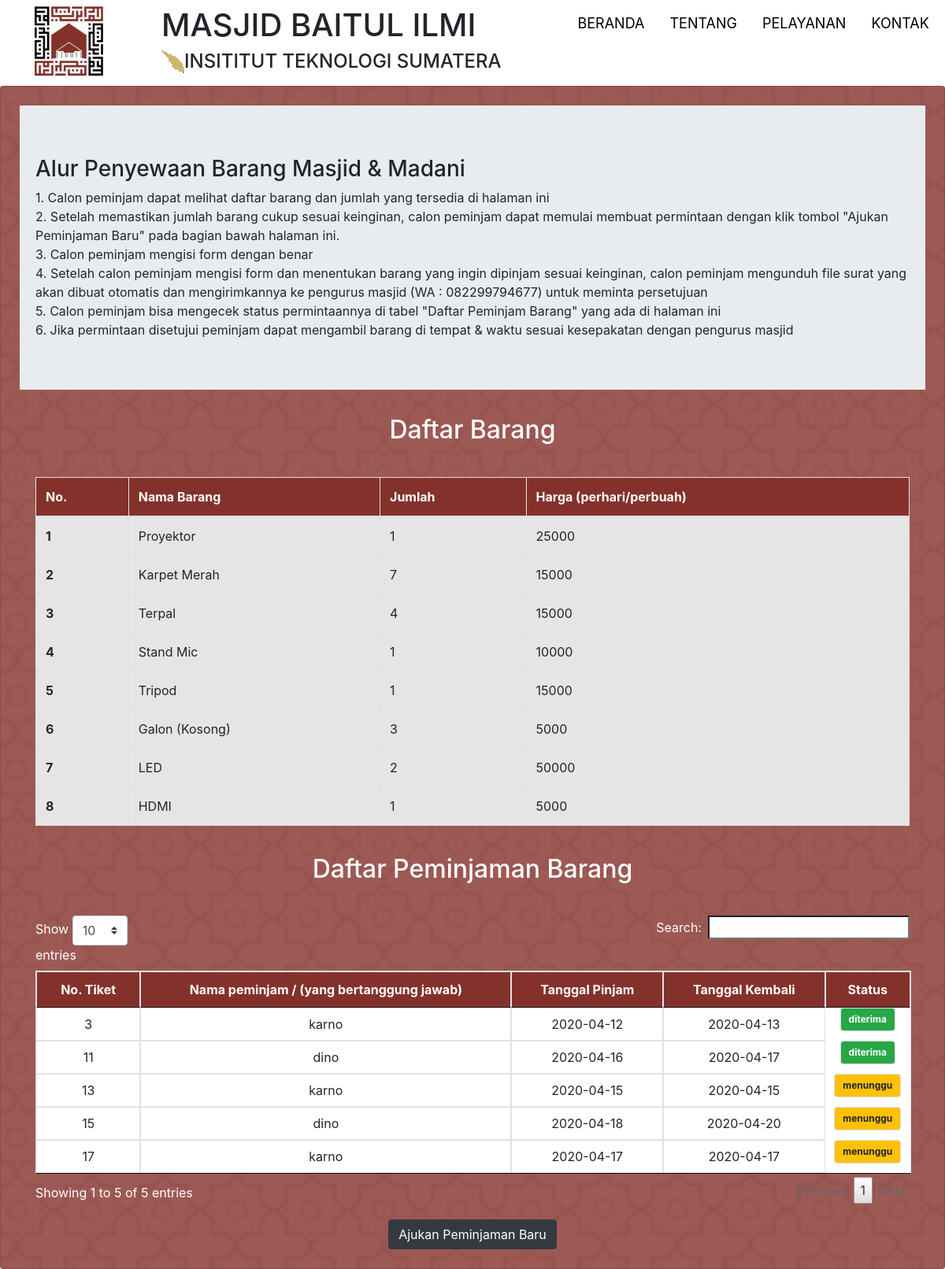
The app's page /index.php/peminjaman_barang_user, older data.
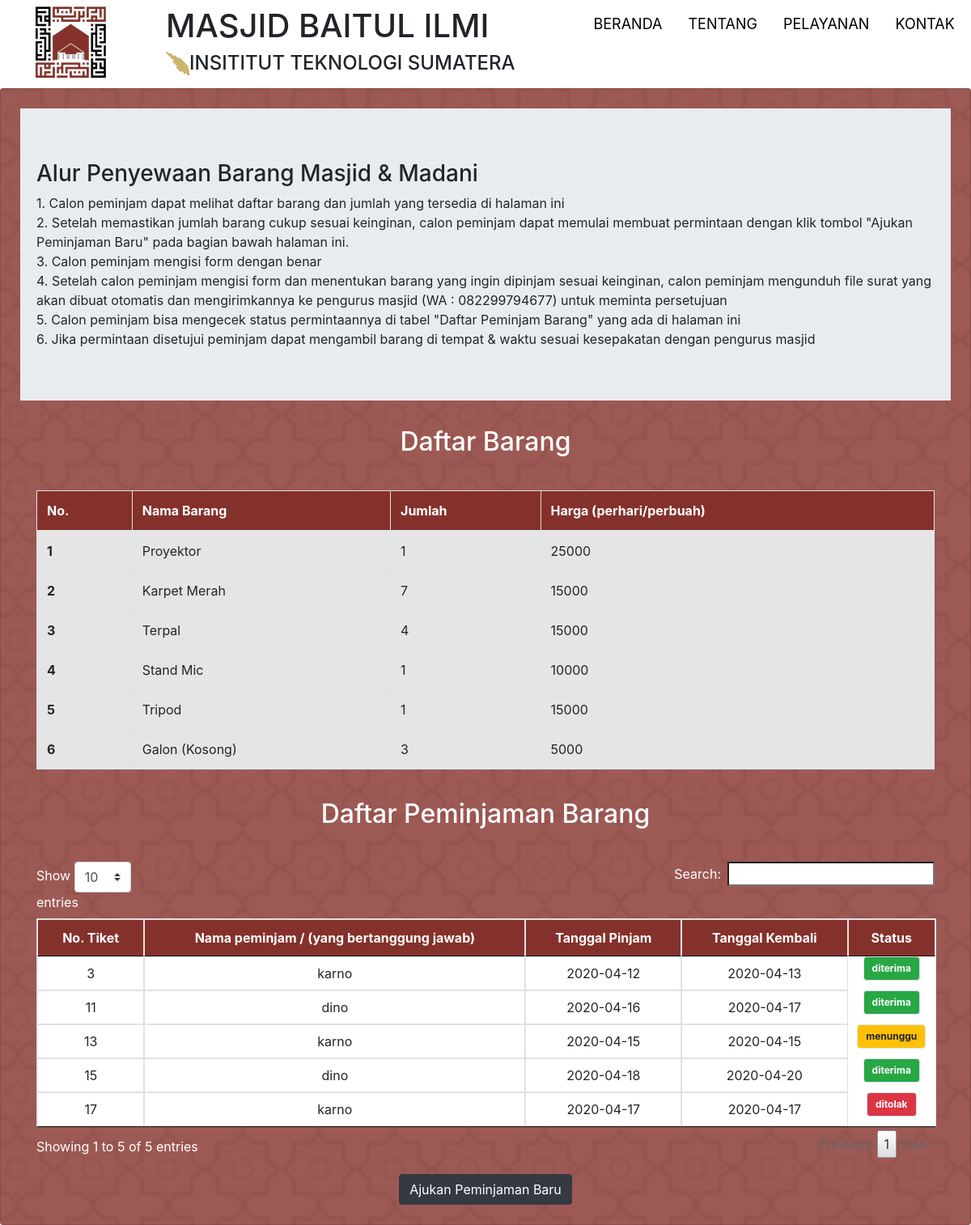
The same page, newer data.
### tables this page shows
CREATE TABLE `inventory` (
  `id_inventory` int(11) NOT NULL,
  `nama_inventory` varchar(50) NOT NULL,
  `jumlah_inventory` int(10) NOT NULL,
  `harga_inventory` int(10) NOT NULL
);

CREATE TABLE `peminjaman` (
  `id_peminjaman` int(11) NOT NULL,
  `judul_kegiatan` varchar(100) NOT NULL,
  `penyelenggara_kegiatan` varchar(100) NOT NULL,
  `penanggung_jawab` varchar(100) NOT NULL,
  `noHp` varchar(15) NOT NULL,
  `jaminan` varchar(50) NOT NULL,
  `lokasi` varchar(50) NOT NULL,
  `tanggal_peminjaman` date NOT NULL,
  `tanggal_pengembalian` date NOT NULL,
  `denda_peminjaman` int(8) DEFAULT NULL,
  `total_harga` int(11) NOT NULL,
  `status_permintaan` varchar(50) NOT NULL
);

### application/controllers/Peminjaman_barang_user.php (called while the page is built, shortened)
<?php
class Peminjaman_barang_user extends CI_Controller {
  public function index(){
  $data['barang'] = $this->User_model->get_inventory();
  $query = $this->db->query('SELECT * FROM peminjaman WHERE status_permintaan <> "penyusunan"');
  $data['peminjam'] = $query->result_array();
  $data['admin'] = $this->db->get('admin')->result_array();
  $this->load->library('pagination');
	$this->load->view('template_user/header');
	$this->load->view('user/daftar_peminjaman_barang',$data);
	$this->load->view('template_user/footer');
  }
}

### index.php (called while the page is built, shortened)
<?php
require_once BASEPATH.'core/CodeIgniter.php';

### application/models/User_model.php (called while the page is built, shortened)
<?php
class User_model extends CI_Model {
  function get_inventory(){
      $data = $this->db->get('inventory')->result_array();
      return $data;
  }
}

### application/views/user/daftar_peminjaman_barang.php (the view)
<div class="card p-4">
  <div class="jumbotron jumbotron-fluid">
    <div class="container">
      <h3>Alur Penyewaan Barang Masjid & Madani</h3>
      <p class="mb-0">1. Calon peminjam dapat melihat daftar barang dan jumlah yang tersedia di halaman ini</p>
      <p class="mb-0">2. Setelah memastikan jumlah barang cukup sesuai keinginan, calon peminjam dapat memulai membuat permintaan dengan klik tombol "Ajukan Peminjaman Baru" pada bagian bawah halaman ini.</p>
      <p class="mb-0">3. Calon peminjam mengisi form dengan benar</p>
      <p class="mb-0">4. Setelah calon peminjam mengisi form dan menentukan barang yang ingin dipinjam sesuai keinginan, calon peminjam mengunduh file surat yang akan dibuat otomatis dan mengirimkannya ke pengurus masjid (WA : <?php foreach($admin as $row): echo $row['kontak_admin']; endforeach; ?>) untuk meminta persetujuan</p>
      <p class="mb-0">5. Calon peminjam bisa mengecek status permintaannya di tabel "Daftar Peminjam Barang" yang ada di halaman ini</p>
      <p class="mb-0">6. Jika permintaan disetujui peminjam dapat mengambil barang di tempat & waktu sesuai kesepakatan dengan pengurus masjid</p>
    </div>
  </div>
  <div class="card-title text-center text-white">
    <h2>Daftar Barang</h2>
  </div>
  <div class="card-body">
    <table class="table table-bordered">
      <thead class="t-head">
        <tr class="text-white">
          <th scope="col">No.</th>
          <th scope="col">Nama Barang</th>
          <th scope="col">Jumlah</th>
          <th scope="col">Harga (perhari/perbuah)</th>
        </tr>
      </thead>
      <tbody class="t-body">
      <?php $i = 1; foreach($barang as $row): ?>
          <tr>
            <th scope="row"><?= $i; ?></th>
            <td><?= $row['nama_inventory']; ?></td>
            <td><?= $row['jumlah_inventory']; ?></td>
            <td><?= $row['harga_inventory']; ?></td>
          </tr>
      <?php $i++; endforeach; ?>
      </tbody>
    </table>
  </div>
  <div class="card-title text-center text-white">
    <h2>Daftar Peminjaman Barang</h2>
  </div>
  <div class="card-body">
    <table id="table_id" class="table table-bordered text-center">
      <thead class="t-head text-white">
        <tr>
          <th>No. Tiket</th>
          <th>Nama peminjam / (yang bertanggung jawab)</th>
          <th>Tanggal Pinjam</th>
          <th>Tanggal Kembali</th>
          <th>Status</th>
        </tr>
      </thead>
      <tbody class="t-body">
      <?php foreach($peminjam as $row): ?>
        <tr>
          <td><?= $row['id_peminjaman']; ?></td>
          <td><?= $row['penanggung_jawab'] ?></td>
          <td><?= $row['tanggal_peminjaman']; ?></td>
          <td><?= $row['tanggal_pengembalian']; ?></td>
        <?php if($row['status_permintaan'] == 'menunggu'){?>
          <td class="badge badge-warning"><?= $row['status_permintaan']; ?></td>
        <?php }else if($row['status_permintaan'] == 'diterima'){?>
          <td class="badge badge-success"><?= $row['status_permintaan']; ?></td>
        <?php }else if($row['status_permintaan'] == 'ditolak'){?>
          <td class="badge badge-danger"><?= $row['status_permintaan']; ?></td>
        <?php } ?>
        </tr>
        <?php endforeach; ?>
      </tbody>
    </table>
  </div>
  <a href="<?= base_url('Form_peminjaman'); ?>" class="btn btn-dark mx-auto" style="width: fit-content;">Ajukan Peminjaman Baru</a>
</div>

Row changes from the older to the newer data that the page shows:
removed inventory: nama_inventory "LED", jumlah_inventory "2", harga_inventory "50000"
removed inventory: nama_inventory "HDMI", jumlah_inventory "1", harga_inventory "5000"
changed peminjaman id 15: status_permintaan "menunggu" → "diterima"
changed peminjaman id 17: status_permintaan "menunggu" → "ditolak"
